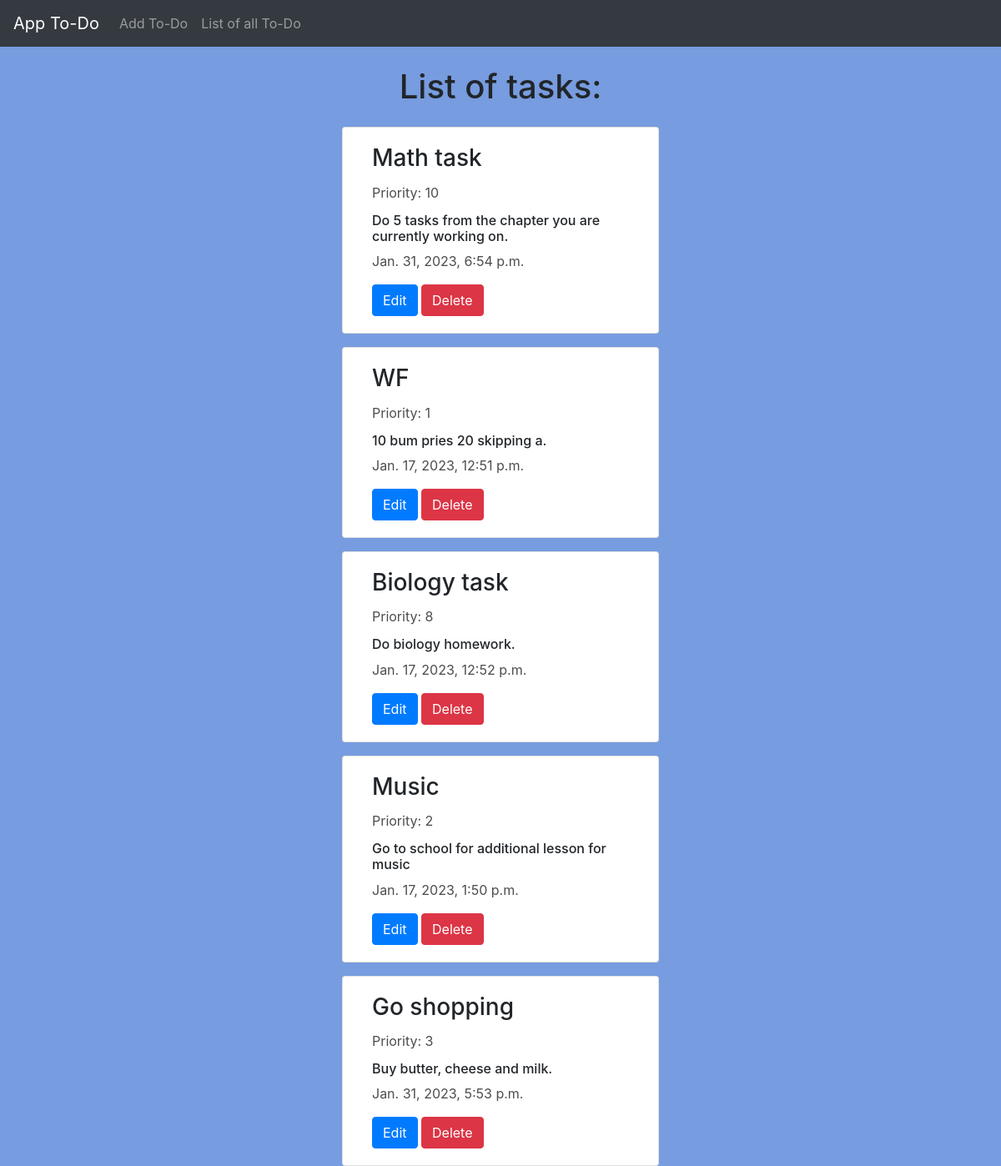
The page /list-of-all on the database its author committed.
### todoapp/models.py (models this page shows)
class Todo(models.Model):
    title = models.CharField(max_length=255)
    description = models.TextField()
    priority = models.IntegerField(validators=[MinValueValidator(0), MaxValueValidator(10)])
    created_at = models.DateTimeField(auto_now_add=True,null=True)

### todoapp/views.py (the view)
# urls.py: path('list-of-all',views.listofallelems,name='list-of-all'),
def listofallelems(request):
    allelements = {
        "alltodos" : Todo.objects.all()
    }
    return render(request,'list-of-all.html',context=allelements)

### templates/list-of-all.html (shortened to what this page needs)
{% extends 'index.html' %}
{% block content %}
<br>
<center><h1>List of tasks:</h1></center>
{% for eachtodo in alltodos %}
<div class="row">
    <div class="col-md-4" style="margin:0 auto;">
        <div class="card container-fluid" style="margin-top: 1rem;">
            <div class="card-body">
              <h3 class="card-title">{{eachtodo.title}}</h3>
              <p class="card-title">Priority: {{eachtodo.priority}}</p>
              <h6 class="card-text">{{eachtodo.description}}</h6>
              <p class="card-text">{{eachtodo.created_at}}</p>
              <a href="/edit-to-do/{{eachtodo.id}}" class="btn btn-primary">Edit</a>
              <a href="/delete/{{eachtodo.id}}" class="btn btn-danger">Delete</a>
            </div>
          </div>
    </div>
</div>
{% endfor %}
{% endblock %}

### templates/index.html (shortened to what this page needs)
<!doctype html>
<html lang="en">
<head>
  <link rel="stylesheet" href="https://stackpath.bootstrapcdn.com/bootstrap/4.4.1/css/bootstrap.min.css"
>
</head>
<body>
  <nav class="navbar navbar-expand-lg navbar-dark bg-dark">
    <a class="navbar-brand" href="#">App To-Do</a>
    <div class="collapse navbar-collapse" id="navbarSupportedContent">
      <ul class="navbar-nav mr-auto">
        <li class="nav-item">
          <a class="nav-link" href="/">Add To-Do</a>
        </li>
        <li class="nav-item">
          <a class="nav-link" href="{% url 'list-of-all' %}">List of all To-Do</a>
        </li>
    </div>
  </nav>
  {% block content %}{% endblock %}
</body>
</html>

### templates/index.html (style rules this page uses)
body { background-color: rgb(119, 156, 223); }
p { color: rgb(76, 77, 77); }

### rows shown on the page
Todo: title "Math task", priority "10", description "Do 5 tasks from the chapter you are currently working on.", created_at "Jan. 31, 2023, 6:54 p.m."
Todo: title "WF", priority "1", description "10 bum pries 20 skipping a.", created_at "Jan. 17, 2023, 12:51 p.m."
Todo: title "Biology task", priority "8", description "Do biology homework.", created_at "Jan. 17, 2023, 12:52 p.m."
Todo: title "Music", priority "2", description "Go to school for additional lesson for music", created_at "Jan. 17, 2023, 1:50 p.m."
Todo: title "Go shopping", priority "3", description "Buy butter, cheese and milk.", created_at "Jan. 31, 2023, 5:53 p.m."
